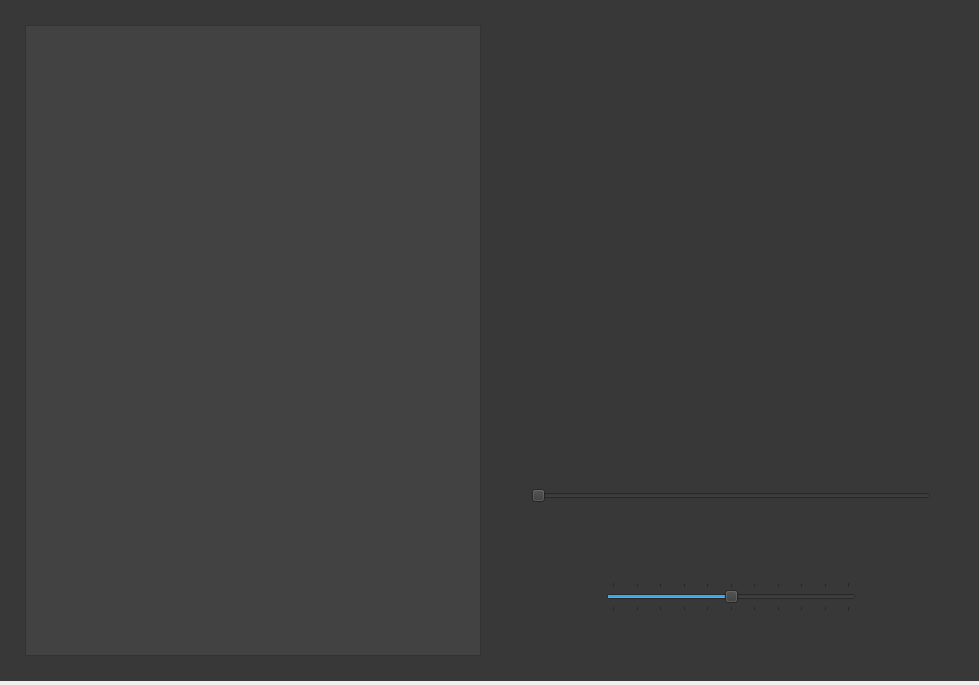
<?xml version="1.0" encoding="UTF-8"?>
<ui version="4.0">
 <class>SimpleMusiPlayer</class>
 <widget class="QMainWindow" name="SimpleMusiPlayer">
  <property name="geometry">
   <rect>
    <x>0</x>
    <y>0</y>
    <width>979</width>
    <height>685</height>
   </rect>
  </property>
  <property name="maximumSize">
   <size>
    <width>1000</width>
    <height>700</height>
   </size>
  </property>
  <property name="sizeIncrement">
   <size>
    <width>1000</width>
    <height>700</height>
   </size>
  </property>
  <property name="windowTitle">
   <string>Andrew Music Player </string>
  </property>
  <property name="windowIcon">
   <iconset>
    <normaloff>:/img/images/CD.png</normaloff>:/img/images/CD.png</iconset>
  </property>
  <property name="layoutDirection">
   <enum>Qt::LeftToRight</enum>
  </property>
  <property name="autoFillBackground">
   <bool>false</bool>
  </property>
  <property name="styleSheet">
   <string notr="true"/>
  </property>
  <widget class="QWidget" name="centralwidget">
   <widget class="QFrame" name="menuAdd_Songs">
    <property name="geometry">
     <rect>
      <x>0</x>
      <y>0</y>
      <width>981</width>
      <height>681</height>
     </rect>
    </property>
    <property name="styleSheet">
     <string notr="true">background-color: rgb(56, 56, 56);</string>
    </property>
    <layout class="QHBoxLayout" name="horizontalLayout_5">
     <property name="spacing">
      <number>25</number>
     </property>
     <property name="leftMargin">
      <number>25</number>
     </property>
     <property name="topMargin">
      <number>25</number>
     </property>
     <property name="rightMargin">
      <number>25</number>
     </property>
     <property name="bottomMargin">
      <number>25</number>
     </property>
     <item>
      <widget class="QListWidget" name="listWidget">
       <property name="minimumSize">
        <size>
         <width>456</width>
         <height>631</height>
        </size>
       </property>
       <property name="maximumSize">
        <size>
         <width>456</width>
         <height>631</height>
        </size>
       </property>
       <property name="font">
        <font>
         <pointsize>13</pointsize>
         <weight>75</weight>
         <bold>true</bold>
        </font>
       </property>
       <property name="cursor" stdset="0">
        <cursorShape>PointingHandCursor</cursorShape>
       </property>
       <property name="styleSheet">
        <string notr="true">background-color: rgb(66, 66, 66);
color: rgb(240, 240, 240);
selection-background-color: rgb(255, 255, 82);
selection-color: rgb(66, 66, 66);</string>
       </property>
      </widget>
     </item>
     <item>
      <layout class="QVBoxLayout" name="verticalLayout_2">
       <property name="spacing">
        <number>0</number>
       </property>
       <property name="leftMargin">
        <number>25</number>
       </property>
       <property name="topMargin">
        <number>25</number>
       </property>
       <property name="rightMargin">
        <number>25</number>
       </property>
       <property name="bottomMargin">
        <number>25</number>
       </property>
       <item alignment="Qt::AlignHCenter">
        <widget class="QLabel" name="photo_music">
         <property name="enabled">
          <bool>true</bool>
         </property>
         <property name="maximumSize">
          <size>
           <width>400</width>
           <height>400</height>
          </size>
         </property>
         <property name="sizeIncrement">
          <size>
           <width>400</width>
           <height>400</height>
          </size>
         </property>
         <property name="font">
          <font>
           <pointsize>28</pointsize>
          </font>
         </property>
         <property name="tabletTracking">
          <bool>false</bool>
         </property>
         <property name="autoFillBackground">
          <bool>false</bool>
         </property>
         <property name="text">
          <string/>
         </property>
         <property name="textFormat">
          <enum>Qt::AutoText</enum>
         </property>
         <property name="pixmap">
          <pixmap>:/img/images/1679569032_bogatyr-club-p-rasteniya-na-chernom-fone-instagram-3.jpg</pixmap>
         </property>
         <property name="scaledContents">
          <bool>true</bool>
         </property>
         <property name="wordWrap">
          <bool>false</bool>
         </property>
        </widget>
       </item>
       <item>
        <widget class="QFrame" name="frame_4">
         <property name="maximumSize">
          <size>
           <width>500</width>
           <height>28</height>
          </size>
         </property>
         <property name="frameShape">
          <enum>QFrame::NoFrame</enum>
         </property>
         <property name="frameShadow">
          <enum>QFrame::Raised</enum>
         </property>
         <layout class="QHBoxLayout" name="horizontalLayout_3">
          <property name="leftMargin">
           <number>0</number>
          </property>
          <property name="topMargin">
           <number>0</number>
          </property>
          <property name="rightMargin">
           <number>0</number>
          </property>
          <property name="bottomMargin">
           <number>0</number>
          </property>
          <item>
           <widget class="QSlider" name="musicSlider">
            <property name="sizePolicy">
             <sizepolicy hsizetype="Maximum" vsizetype="Fixed">
              <horstretch>0</horstretch>
              <verstretch>0</verstretch>
             </sizepolicy>
            </property>
            <property name="minimumSize">
             <size>
              <width>300</width>
              <height>0</height>
             </size>
            </property>
            <property name="maximumSize">
             <size>
              <width>400</width>
              <height>50</height>
             </size>
            </property>
            <property name="sizeIncrement">
             <size>
              <width>0</width>
              <height>0</height>
             </size>
            </property>
            <property name="cursor">
             <cursorShape>PointingHandCursor</cursorShape>
            </property>
            <property name="styleSheet">
             <string notr="true"/>
            </property>
            <property name="tracking">
             <bool>true</bool>
            </property>
            <property name="orientation">
             <enum>Qt::Horizontal</enum>
            </property>
           </widget>
          </item>
         </layout>
        </widget>
       </item>
       <item alignment="Qt::AlignHCenter">
        <widget class="QFrame" name="frame_3">
         <property name="minimumSize">
          <size>
           <width>0</width>
           <height>0</height>
          </size>
         </property>
         <property name="maximumSize">
          <size>
           <width>200</width>
           <height>40</height>
          </size>
         </property>
         <property name="styleSheet">
          <string notr="true"/>
         </property>
         <property name="frameShape">
          <enum>QFrame::NoFrame</enum>
         </property>
         <property name="frameShadow">
          <enum>QFrame::Raised</enum>
         </property>
         <layout class="QHBoxLayout" name="horizontalLayout_2">
          <property name="spacing">
           <number>0</number>
          </property>
          <property name="leftMargin">
           <number>9</number>
          </property>
          <property name="topMargin">
           <number>0</number>
          </property>
          <property name="bottomMargin">
           <number>0</number>
          </property>
          <item>
           <widget class="QPushButton" name="previouspushButton">
            <property name="cursor">
             <cursorShape>PointingHandCursor</cursorShape>
            </property>
            <property name="toolTip">
             <string>Previous</string>
            </property>
            <property name="text">
             <string/>
            </property>
            <property name="icon">
             <iconset>
              <normaloff>../utils/images/Previous.png</normaloff>../utils/images/Previous.png</iconset>
            </property>
            <property name="iconSize">
             <size>
              <width>24</width>
              <height>24</height>
             </size>
            </property>
            <property name="flat">
             <bool>true</bool>
            </property>
           </widget>
          </item>
          <item>
           <widget class="QPushButton" name="playpushButton">
            <property name="cursor">
             <cursorShape>PointingHandCursor</cursorShape>
            </property>
            <property name="toolTip">
             <string>Play</string>
            </property>
            <property name="text">
             <string/>
            </property>
            <property name="icon">
             <iconset>
              <normaloff>../utils/images/Play.png</normaloff>../utils/images/Play.png</iconset>
            </property>
            <property name="iconSize">
             <size>
              <width>24</width>
              <height>24</height>
             </size>
            </property>
            <property name="flat">
             <bool>true</bool>
            </property>
           </widget>
          </item>
          <item>
           <widget class="QPushButton" name="pausepushButton">
            <property name="cursor">
             <cursorShape>PointingHandCursor</cursorShape>
            </property>
            <property name="toolTip">
             <string>Pause/Unpause</string>
            </property>
            <property name="text">
             <string/>
            </property>
            <property name="icon">
             <iconset>
              <normaloff>../utils/images/Pause.png</normaloff>../utils/images/Pause.png</iconset>
            </property>
            <property name="iconSize">
             <size>
              <width>24</width>
              <height>24</height>
             </size>
            </property>
            <property name="flat">
             <bool>true</bool>
            </property>
           </widget>
          </item>
          <item>
           <widget class="QPushButton" name="menuRemove_Songs">
            <property name="cursor">
             <cursorShape>PointingHandCursor</cursorShape>
            </property>
            <property name="toolTip">
             <string>Previous</string>
            </property>
            <property name="text">
             <string/>
            </property>
            <property name="icon">
             <iconset>
              <normaloff>../utils/images/Remove.png</normaloff>../utils/images/Remove.png</iconset>
            </property>
            <property name="iconSize">
             <size>
              <width>24</width>
              <height>24</height>
             </size>
            </property>
            <property name="flat">
             <bool>true</bool>
            </property>
           </widget>
          </item>
          <item>
           <widget class="QPushButton" name="menuAdd_Songs_2">
            <property name="cursor">
             <cursorShape>PointingHandCursor</cursorShape>
            </property>
            <property name="toolTip">
             <string>Previous</string>
            </property>
            <property name="text">
             <string/>
            </property>
            <property name="icon">
             <iconset>
              <normaloff>../utils/images/Create.png</normaloff>../utils/images/Create.png</iconset>
            </property>
            <property name="iconSize">
             <size>
              <width>24</width>
              <height>24</height>
             </size>
            </property>
            <property name="flat">
             <bool>true</bool>
            </property>
           </widget>
          </item>
          <item>
           <widget class="QPushButton" name="stoppushButton">
            <property name="cursor">
             <cursorShape>PointingHandCursor</cursorShape>
            </property>
            <property name="toolTip">
             <string>Stop</string>
            </property>
            <property name="text">
             <string/>
            </property>
            <property name="icon">
             <iconset>
              <normaloff>../utils/images/Stop.png</normaloff>../utils/images/Stop.png</iconset>
            </property>
            <property name="iconSize">
             <size>
              <width>24</width>
              <height>24</height>
             </size>
            </property>
            <property name="flat">
             <bool>true</bool>
            </property>
           </widget>
          </item>
          <item alignment="Qt::AlignHCenter">
           <widget class="QPushButton" name="nextpushButton">
            <property name="maximumSize">
             <size>
              <width>250</width>
              <height>50</height>
             </size>
            </property>
            <property name="sizeIncrement">
             <size>
              <width>250</width>
              <height>50</height>
             </size>
            </property>
            <property name="cursor">
             <cursorShape>PointingHandCursor</cursorShape>
            </property>
            <property name="toolTip">
             <string>Next</string>
            </property>
            <property name="text">
             <string/>
            </property>
            <property name="icon">
             <iconset>
              <normaloff>../utils/images/Next.png</normaloff>../utils/images/Next.png</iconset>
            </property>
            <property name="iconSize">
             <size>
              <width>24</width>
              <height>24</height>
             </size>
            </property>
            <property name="flat">
             <bool>true</bool>
            </property>
           </widget>
          </item>
         </layout>
        </widget>
       </item>
       <item alignment="Qt::AlignHCenter">
        <widget class="QSlider" name="volumeSlider">
         <property name="minimumSize">
          <size>
           <width>250</width>
           <height>0</height>
          </size>
         </property>
         <property name="maximumSize">
          <size>
           <width>200</width>
           <height>30</height>
          </size>
         </property>
         <property name="sizeIncrement">
          <size>
           <width>200</width>
           <height>30</height>
          </size>
         </property>
         <property name="cursor">
          <cursorShape>PointingHandCursor</cursorShape>
         </property>
         <property name="minimum">
          <number>0</number>
         </property>
         <property name="maximum">
          <number>100</number>
         </property>
         <property name="singleStep">
          <number>1</number>
         </property>
         <property name="value">
          <number>50</number>
         </property>
         <property name="orientation">
          <enum>Qt::Horizontal</enum>
         </property>
         <property name="invertedAppearance">
          <bool>false</bool>
         </property>
         <property name="invertedControls">
          <bool>false</bool>
         </property>
         <property name="tickPosition">
          <enum>QSlider::TicksBothSides</enum>
         </property>
         <property name="tickInterval">
          <number>10</number>
         </property>
        </widget>
       </item>
      </layout>
     </item>
    </layout>
   </widget>
  </widget>
  <action name="actionAdd_Songs">
   <property name="icon">
    <iconset>
     <normaloff>:/img/images/Create.png</normaloff>:/img/images/Create.png</iconset>
   </property>
   <property name="text">
    <string>Add Songs</string>
   </property>
   <property name="toolTip">
    <string>Add songs to music player</string>
   </property>
   <property name="shortcut">
    <string>Alt+A</string>
   </property>
  </action>
  <action name="actionRemove_Selected">
   <property name="icon">
    <iconset>
     <normaloff>:/img/images/Remove.png</normaloff>:/img/images/Remove.png</iconset>
   </property>
   <property name="text">
    <string>Remove Selected</string>
   </property>
   <property name="toolTip">
    <string>Remove Selected Song</string>
   </property>
   <property name="shortcut">
    <string>Del</string>
   </property>
  </action>
  <action name="actionRemove_All">
   <property name="icon">
    <iconset>
     <normaloff>:/img/images/Delete.png</normaloff>:/img/images/Delete.png</iconset>
   </property>
   <property name="text">
    <string>Remove All</string>
   </property>
   <property name="toolTip">
    <string>Remove All Songs</string>
   </property>
   <property name="shortcut">
    <string>Alt+Del</string>
   </property>
  </action>
 </widget>
 <resources>
  <include location="resource.qrc"/>
 </resources>
 <connections/>
</ui>
